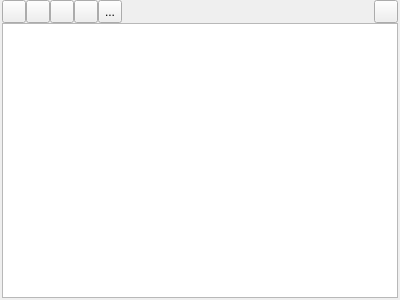
<?xml version="1.0" encoding="UTF-8"?>
<ui version="4.0">
 <class>LC_NamedViewsListWidget</class>
 <widget class="QWidget" name="LC_NamedViewsListWidget">
  <property name="geometry">
   <rect>
    <x>0</x>
    <y>0</y>
    <width>400</width>
    <height>300</height>
   </rect>
  </property>
  <property name="windowTitle">
   <string>Form</string>
  </property>
  <layout class="QGridLayout" name="gridLayout">
   <property name="leftMargin">
    <number>2</number>
   </property>
   <property name="topMargin">
    <number>0</number>
   </property>
   <property name="rightMargin">
    <number>2</number>
   </property>
   <property name="bottomMargin">
    <number>2</number>
   </property>
   <property name="spacing">
    <number>0</number>
   </property>
   <item row="0" column="2">
    <widget class="QToolButton" name="tbUpdateView">
     <property name="sizePolicy">
      <sizepolicy hsizetype="Preferred" vsizetype="Preferred">
       <horstretch>0</horstretch>
       <verstretch>0</verstretch>
      </sizepolicy>
     </property>
     <property name="toolTip">
      <string>Update selected view by current zoom/position</string>
     </property>
     <property name="text">
      <string/>
     </property>
     <property name="icon">
      <iconset resource="../../../../res/icons/icons.qrc">
       <normaloff>:/icons/zoom_auto.lci</normaloff>:/icons/zoom_auto.lci</iconset>
     </property>
    </widget>
   </item>
   <item row="0" column="7">
    <widget class="QToolButton" name="tbSettings">
     <property name="toolTip">
      <string>Settings</string>
     </property>
     <property name="styleSheet">
      <string notr="true"/>
     </property>
     <property name="text">
      <string/>
     </property>
     <property name="icon">
      <iconset resource="../../../../res/icons/icons.qrc">
       <normaloff>:/icons/settings.lci</normaloff>:/icons/settings.lci</iconset>
     </property>
    </widget>
   </item>
   <item row="0" column="4">
    <widget class="QToolButton" name="tbRemoveView">
     <property name="sizePolicy">
      <sizepolicy hsizetype="Preferred" vsizetype="Preferred">
       <horstretch>0</horstretch>
       <verstretch>0</verstretch>
      </sizepolicy>
     </property>
     <property name="toolTip">
      <string>Removes selected view</string>
     </property>
     <property name="text">
      <string>...</string>
     </property>
     <property name="icon">
      <iconset resource="../../../../res/icons/icons.qrc">
       <normaloff>:/icons/remove.lci</normaloff>:/icons/remove.lci</iconset>
     </property>
    </widget>
   </item>
   <item row="0" column="0">
    <widget class="QToolButton" name="tbAddView">
     <property name="sizePolicy">
      <sizepolicy hsizetype="Preferred" vsizetype="Preferred">
       <horstretch>0</horstretch>
       <verstretch>0</verstretch>
      </sizepolicy>
     </property>
     <property name="toolTip">
      <string>Create view for current zoom and offset of drawing</string>
     </property>
     <property name="styleSheet">
      <string notr="true"/>
     </property>
     <property name="text">
      <string/>
     </property>
     <property name="icon">
      <iconset resource="../../../../res/icons/icons.qrc">
       <normaloff>:/icons/nview_add.lci</normaloff>:/icons/nview_add.lci</iconset>
     </property>
    </widget>
   </item>
   <item row="0" column="3">
    <widget class="QToolButton" name="tbRenameView">
     <property name="sizePolicy">
      <sizepolicy hsizetype="Preferred" vsizetype="Preferred">
       <horstretch>0</horstretch>
       <verstretch>0</verstretch>
      </sizepolicy>
     </property>
     <property name="toolTip">
      <string>Edit selected view name</string>
     </property>
     <property name="text">
      <string/>
     </property>
     <property name="icon">
      <iconset resource="../../../../res/icons/icons.qrc">
       <normaloff>:/icons/rename_active_block.lci</normaloff>:/icons/rename_active_block.lci</iconset>
     </property>
    </widget>
   </item>
   <item row="0" column="6">
    <spacer name="horizontalSpacer">
     <property name="orientation">
      <enum>Qt::Orientation::Horizontal</enum>
     </property>
     <property name="sizeHint" stdset="0">
      <size>
       <width>0</width>
       <height>0</height>
      </size>
     </property>
    </spacer>
   </item>
   <item row="2" column="0" colspan="8">
    <widget class="LC_MouseTrackingTableView" name="tvTable">
     <attribute name="horizontalHeaderStretchLastSection">
      <bool>true</bool>
     </attribute>
     <attribute name="verticalHeaderStretchLastSection">
      <bool>false</bool>
     </attribute>
    </widget>
   </item>
   <item row="0" column="1">
    <widget class="QToolButton" name="tbRestoreView">
     <property name="sizePolicy">
      <sizepolicy hsizetype="Preferred" vsizetype="Preferred">
       <horstretch>0</horstretch>
       <verstretch>0</verstretch>
      </sizepolicy>
     </property>
     <property name="toolTip">
      <string>Restores selected view</string>
     </property>
     <property name="text">
      <string/>
     </property>
     <property name="icon">
      <iconset resource="../../../../res/icons/icons.qrc">
       <normaloff>:/icons/nview_visible.lci</normaloff>:/icons/nview_visible.lci</iconset>
     </property>
    </widget>
   </item>
  </layout>
 </widget>
 <customwidgets>
  <customwidget>
   <class>LC_MouseTrackingTableView</class>
   <extends>QTableView</extends>
   <header location="global">lc_mouse_tracking_table_view.h</header>
  </customwidget>
 </customwidgets>
 <resources>
  <include location="../../../../res/icons/icons.qrc"/>
 </resources>
 <connections/>
</ui>
